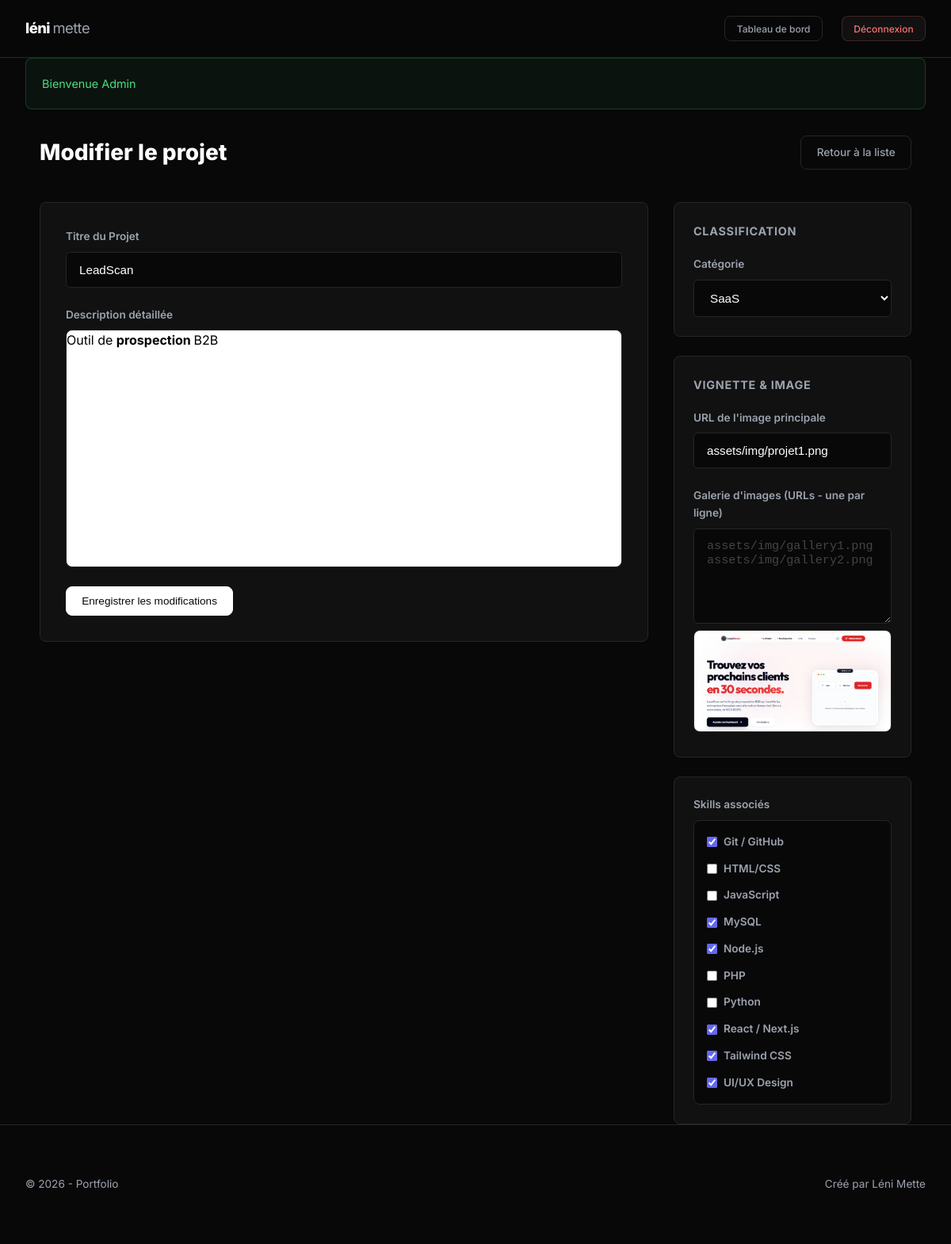
Screenshot of /index.php?action=admin-form&id=3 (signed in) with the database file from the repository.
### tables this page shows
CREATE TABLE `profile` (
  `id` int(11) NOT NULL,
  `name` varchar(255) NOT NULL,
  `description` text,
  `date_of_birth` date DEFAULT NULL,
  `email` varchar(255) DEFAULT NULL,
  `phone_number` varchar(50) DEFAULT NULL,
  `id_image` int(11) DEFAULT NULL
);

CREATE TABLE `project` (
  `id` int(11) NOT NULL,
  `title` varchar(255) NOT NULL,
  `description` text,
  `image` varchar(255) DEFAULT NULL,
  `created_at` timestamp NOT NULL DEFAULT CURRENT_TIMESTAMP,
  `id_category` int(11) DEFAULT NULL
);

CREATE TABLE `category` (
  `id` int(11) NOT NULL,
  `name` varchar(255) NOT NULL
);

CREATE TABLE `skills` (
  `id` int(11) NOT NULL,
  `name` varchar(255) NOT NULL,
  `level` varchar(100) DEFAULT NULL
);

### controllers/AdminController.php (called while the page is built, shortened)
<?php
class AdminController extends AbstractController {
    public function form(): void {
        $id = $_GET['id'] ?? null;
        $projectRepo = new ProjectRepository();
        $categoryRepo = new CategoryRepository();
        $skillRepo = new SkillRepository();
        $project = $id ? $projectRepo->find((int)$id) : null;
        $categories = $categoryRepo->findAll();
        $skills = $skillRepo->findAll();
        $projectSkills = $id ? $projectRepo->findSkills((int)$id) : [];
        $this->render('admin/form', [
            'project' => $project,
            'categories' => $categories,
            'skills' => $skills,
            'projectSkills' => $projectSkills,
            'title' => $id ? 'Modifier un projet' : 'Ajouter un projet'
        ]);
    }
}

### index.php (called while the page is built, shortened)
<?php
spl_autoload_register(function ($class) {
    $relative_class = substr($class, 4);
    $parts = explode('\\', $relative_class);
    if (count($parts) > 1) {
        $parts[0] = strtolower($parts[0]);
    }
    $file = __DIR__ . '/' . implode('/', $parts) . '.php';
});
$router = new Routing();
$router->handleRequest();

### repository/AbstractRepository.php (called while the page is built, shortened)
<?php
abstract class AbstractRepository {
    public function __construct() {
        $this->db = Database::getInstance();
    }
}

### services/Database.php (called while the page is built, shortened)
<?php
class Database {
    private static $instance = null;
    private function __construct() {
        try {
            $this->pdo = new PDO(
                "mysql:host=" . DB_HOST . ";dbname=" . DB_NAME . ";charset=utf8mb4",
                DB_USER,
                DB_PASS,
                [
                    PDO::ATTR_ERRMODE => PDO::ERRMODE_EXCEPTION,
                    PDO::ATTR_DEFAULT_FETCH_MODE => PDO::FETCH_ASSOC,
                    PDO::ATTR_EMULATE_PREPARES => false,
                ]
            );
        } catch (PDOException $e) {
            die("Erreur de connexion : " . $e->getMessage());
        }
    }
    public static function getInstance() {
        if (self::$instance === null) {
            self::$instance = new self();
        }
        return self::$instance->pdo;
    }
}

### repository/ProfileRepository.php (called while the page is built, shortened)
<?php
class ProfileRepository extends AbstractRepository {
    public function findOne(): ?Profile {
        try {
            $stmt = $this->db->query("SELECT * FROM profile LIMIT 1");
            $profile = $stmt->fetchObject(Profile::class);
            return $profile ?: null;
        } catch (\PDOException $e) {
            error_log($e->getMessage());
            return null;
        }
    }
}

### models/Profile.php (called while the page is built, shortened)
<?php
class Profile {
    protected $name;
    public function getName(): string { return $this->name ?? ''; }
}

### repository/ProjectRepository.php (called while the page is built, shortened)
<?php
class ProjectRepository extends AbstractRepository {
    public function find(int $id): ?Project {
        try {
            $stmt = $this->db->prepare("SELECT * FROM project WHERE id = ?");
            $stmt->execute([$id]);
            $project = $stmt->fetchObject(Project::class);
            return $project ?: null;
        } catch (\PDOException $e) {
            error_log($e->getMessage());
            return null;
        }
    }
    public function findSkills(int $projectId): array {
        try {
            $stmt = $this->db->prepare("SELECT id_skill FROM projects_skills WHERE id_project = ?");
            $stmt->execute([$projectId]);
            return $stmt->fetchAll(PDO::FETCH_COLUMN);
        } catch (\PDOException $e) {
            error_log($e->getMessage());
            return [];
        }
    }
}

### models/Project.php (called while the page is built, shortened)
<?php
class Project {
    protected $title;
    protected $description;
    protected $image;
    protected $id_category;
    public function getTitle(): string { return $this->title ?? ''; }
    public function getDescription(): string { return $this->description ?? ''; }
    public function getImage(): string { return $this->image ?? ''; }
    public function getIdCategory(): ?int { return (int)$this->id_category ?: null; }
}

### repository/CategoryRepository.php (called while the page is built, shortened)
<?php
class CategoryRepository extends AbstractRepository {
    public function findAll(): array {
        try {
            $stmt = $this->db->query("SELECT * FROM category ORDER BY name ASC");
            return $stmt->fetchAll(PDO::FETCH_CLASS, Category::class);
        } catch (\PDOException $e) {
            error_log($e->getMessage());
            return [];
        }
    }
}

### models/Category.php (called while the page is built, shortened)
<?php
class Category {
    protected $id;
    protected $name;
    public function getId(): ?int { return (int)$this->id ?: null; }
    public function getName(): string { return $this->name ?? ''; }
}

### repository/SkillRepository.php (called while the page is built, shortened)
<?php
class SkillRepository extends AbstractRepository {
    public function findAll(): array {
        try {
            $stmt = $this->db->query("SELECT * FROM skills ORDER BY name ASC");
            return $stmt->fetchAll(PDO::FETCH_CLASS, Skill::class);
        } catch (\PDOException $e) {
            error_log($e->getMessage());
            return [];
        }
    }
}

### models/Skill.php (called while the page is built, shortened)
<?php
class Skill {
    protected $id;
    protected $name;
    public function getId(): ?int { return (int)$this->id ?: null; }
    public function getName(): string { return $this->name ?? ''; }
}

### views/admin/form.phtml (the view, shortened to what this page needs)
<div class="admin-form-container">
    <div class="admin-header">
        <h1><?= isset($project) ? 'Modifier le projet' : 'Ajouter un projet' ?></h1>
        <a href="index.php?action=admin-list" class="btn btn-secondary">Retour à la liste</a>
    </div>
    <form action="index.php?action=admin-save" method="post" class="admin-form">
        <div class="form-main">
            <div class="form-group">
                <label for="title">Titre du Projet</label>
                <input type="text" name="title" id="title"
                    value="<?= htmlspecialchars($project ? $project->getTitle() : '') ?>" placeholder="Nom du projet"
                    required>
            </div>
            <div class="form-group">
                <label for="description">Description détaillée</label>
                <div id="editor-container" class="editor-wrapper"><?= $project ? $project->getDescription() : '' ?>
                </div>
            </div>
            <div class="form-actions">
                <button type="submit"
                    class="btn btn-primary"><?= isset($project) ? 'Enregistrer les modifications' : 'Créer le projet' ?></button>
            </div>
        </div>
        <div class="form-sidebar">
            <div class="sidebar-card">
                <h3>Classification</h3>
                <div class="form-group">
                    <label for="id_category">Catégorie</label>
                    <select name="id_category" id="id_category">
                        <?php
                        foreach ($categories as $cat): ?>
                            <option value="<?= (int) $cat->getId() ?>" <?= (isset($project) && $project->getIdCategory() == $cat->getId()) ? 'selected' : '' ?>>
                                <?= htmlspecialchars($cat->getName()) ?>
                            </option>
                        <?php endforeach; ?>
                    </select>
                </div>
            </div>
            <div class="sidebar-card">
                <h3>Vignette & Image</h3>
                <div class="form-group">
                    <label for="image">URL de l'image principale</label>
                    <input type="text" name="image" id="image"
                        value="<?= htmlspecialchars($project ? $project->getImage() : '') ?>"
                        placeholder="assets/img/projects/...">
                </div>
                <div class="form-group" style="margin-top: 1.5rem;">
                    <label for="gallery_urls">Galerie d'images (URLs - une par ligne)</label>
                    <textarea name="gallery_urls" id="gallery_urls" rows="5"
                        placeholder="assets/img/gallery1.png&#10;assets/img/gallery2.png"><?php
                        ?></textarea>
                </div>
                <?php
                if ($project && $project->getImage()): ?>
                    <div class="form-image-preview">
                        <img src="<?= htmlspecialchars($project->getImage()) ?>" alt="Aperçu" class="img-preview">
                    </div>
                <?php endif; ?>
            </div>
            <div class="sidebar-card">
                <div class="form-group checkboxes-group">
                    <label>Skills associés</label>
                    <div class="checkboxes-list">
                        <?php
                        foreach ($skills as $skill): ?>
                            <label class="checkbox-label">
                                <input type="checkbox" name="skills[]" value="<?= (int) $skill->getId() ?>"
                                    <?= in_array($skill->getId(), $projectSkills) ? 'checked' : '' ?>>
                                <?= htmlspecialchars($skill->getName()) ?>
                            </label>
                        <?php endforeach; ?>
                    </div>
                </div>
            </div>
        </div>
    </form>
</div>
<link href="https://cdn.quilljs.com/1.3.6/quill.snow.css" rel="stylesheet">

### views/layout.phtml (shortened to what this page needs)
<!DOCTYPE html>
<html lang="fr">
<head>
    <link rel="stylesheet" href="assets/css/index.css?v=2.1">
</head>
<body>
    <header>
        <div class="container">
            <a href="index.php?action=home" class="logo">
                <?php
                    if (isset($profile) && $profile):
                    $parts = explode(' ', $profile->getName());
                ?>
                    <?= htmlspecialchars($parts[0] ?? 'Portfolio') ?> <span><?= htmlspecialchars($parts[1] ?? '') ?></span>
                <?php else: ?>
                    Mon <span>Portfolio</span>
                <?php endif; ?>
            </a>
            <div class="header-nav">
                <?php
                    if (isset($_SESSION['user'])): ?>
                    <a href="index.php?action=admin-dashboard" class="btn btn-secondary btn-sm">Tableau de bord</a>
                    <a href="index.php?action=logout" class="btn btn-danger btn-sm">Déconnexion</a>
                <?php else: ?>
                    <a href="index.php?action=login" class="nav-icon-admin" title="Connexion">
                        <i data-lucide="shield" style="width:20px; height:20px;"></i>
                    </a>
                <?php endif; ?>
            </div>
        </div>
    </header>
    <main class="container">
        <?php
            if (isset($_SESSION['flash'])): ?>
            <?php foreach ($_SESSION['flash'] as $type => $message): ?>
                <div class="alert alert-<?= $type ?>">
                    <?= htmlspecialchars($message) ?>
                </div>
            <?php endforeach;
            unset($_SESSION['flash']); ?>
        <?php endif; ?>
        <?php
            include __DIR__ . '/' . $content . '.phtml'; ?>
    </main>
    <footer>
        <div class="container">
            <div class="footer-left">
                &copy; <?= date('Y') ?> - Portfolio
            </div>
            <div class="footer-right">
                <?php if (isset($profile) && $profile): ?>
                    Créé par <?= htmlspecialchars($profile->getName()) ?>
                <?php endif; ?>
            </div>
        </div>
    </footer>
</body>
</html>

### rows the page displays
profile: name "léni", name "mette", name "Léni Mette"
project: title "LeadScan", description "Outil de prospection B2B", id_category "SaaS", image "assets/img/projet1.png", image (picture)
skills: id "☑", name "Git / GitHub"
skills: name "HTML/CSS"
skills: name "JavaScript"
skills: id "☑", name "MySQL"
skills: id "☑", name "Node.js"
skills: name "PHP"
skills: name "Python"
skills: id "☑", name "React / Next.js"
skills: id "☑", name "Tailwind CSS"
skills: id "☑", name "UI/UX Design"

### other values shown
$message "Bienvenue Admin"
